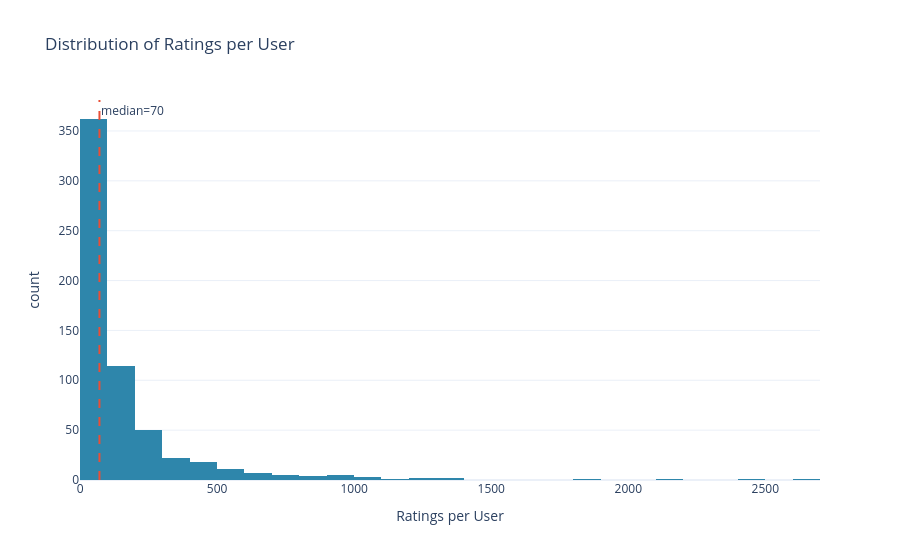

Notebook cell for this chart:
### Markdown cell above
---
## 4. User Analysis

Activity patterns: ratings per user and most active users.

### Code cell
user_stats = (
    ratings.groupby("userId", as_index=False)
    .agg(
        n_ratings=("rating", "size"),
        avg_rating=("rating", "mean"),
        std_rating=("rating", "std"),
        first_rating=("timestamp", "min"),
        last_rating=("timestamp", "max"),
    )
)

display(user_stats["n_ratings"].describe(percentiles=[0.25, 0.5, 0.75, 0.9, 0.95, 0.99]))

fig = px.histogram(
    user_stats,
    x="n_ratings",
    nbins=50,
    title="Distribution of Ratings per User",
    labels={"n_ratings": "Ratings per User", "count": "Number of Users"},
    template=PLOTLY_TEMPLATE,
    color_discrete_sequence=[COLOR_PRIMARY],
)
fig.add_vline(
    x=user_stats["n_ratings"].median(),
    line_dash="dash",
    line_color=COLOR_SECONDARY,
    annotation_text=f"median={user_stats['n_ratings'].median():.0f}",
)
fig.show()

### Figure 1 — Plotly figure (JSON) as saved in the notebook; plotly's stock layout.template omitted (floating-point values rounded to 4 significant figures; data arrays with more than 128 entries replaced by an {"elided": "..."} marker saying what was removed)
{"data": [{"bingroup": "x", "hovertemplate": "Ratings per User=%{x}<br>count=%{y}<extra></extra>", "legendgroup": "", "marker": {"color": "#2E86AB", "pattern": {"shape": ""}}, "name": "", "nbinsx": 50, "orientation": "v", "showlegend": false, "type": "histogram", "x": {"elided": "610 int values"}, "xaxis": "x", "yaxis": "y"}], "layout": {"annotations": [{"showarrow": false, "text": "median=70", "x": 70.5, "xanchor": "left", "xref": "x", "y": 1, "yanchor": "top", "yref": "y domain"}], "barmode": "relative", "legend": {"tracegroupgap": 0}, "shapes": [{"line": {"color": "#E94F37", "dash": "dash"}, "type": "line", "x0": 70.5, "x1": 70.5, "xref": "x", "y0": 0, "y1": 1, "yref": "y domain"}], "title": {"text": "Distribution of Ratings per User"}, "xaxis": {"anchor": "y", "domain": [0, 1], "title": {"text": "Ratings per User"}}, "yaxis": {"anchor": "x", "domain": [0, 1], "title": {"text": "count"}}}}
